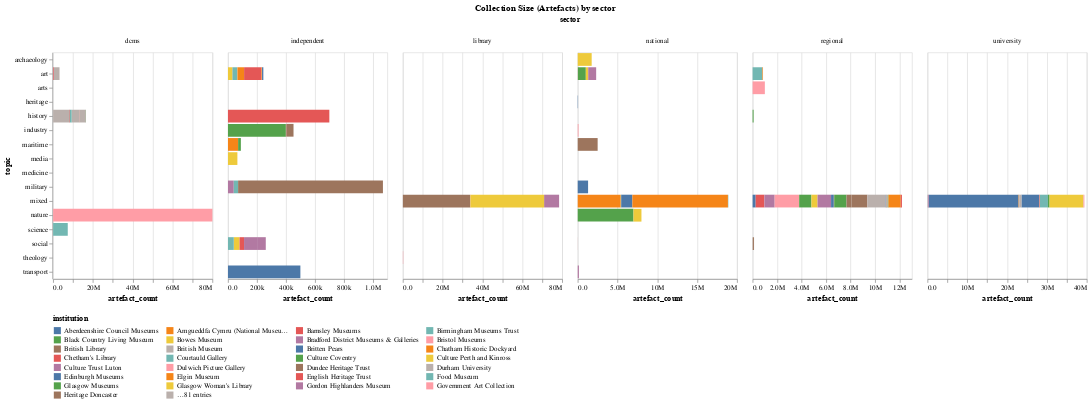

Notebook source saved alongside this figure:
### Markdown cell above
## Artefacts by sector

Showing the distribution of artefacts (a cultural heritage item of any type) on different topic held in each sector.

### Code cell
title = alt.TitleParams('Artefacts by sector', anchor='middle')
alt.Chart(artefacts_df,title=title).mark_bar().encode(
    alt.Color('institution:N', legend=alt.Legend(orient='bottom',columns=4)),
    x='artefact_count:Q',
    tooltip=['institution', 'artefact_count'],
    y='topic:N',
    column='sector'
).properties(width=225).resolve_scale(x='independent').configure(numberFormat='.2s')

# Uncertainty of level 2 - would fall if any institution was certain abnout artefacts (by 1/num_institutions)

### Figure 1 — Vega-Lite specification as saved in the notebook (floating-point values rounded to 4 significant figures)
{"config": {"view": {"continuousWidth": 300, "continuousHeight": 300}, "numberFormat": ".2s"}, "data": {"name": "data-f4253ee8e36c3615aab68e27ba9c68a5"}, "mark": {"type": "bar"}, "encoding": {"color": {"field": "institution", "legend": {"columns": 4, "orient": "bottom"}, "type": "nominal"}, "column": {"field": "sector", "type": "nominal"}, "tooltip": [{"field": "institution", "type": "nominal"}, {"field": "artefact_count", "type": "quantitative"}], "x": {"field": "artefact_count", "type": "quantitative"}, "y": {"field": "topic", "type": "nominal"}}, "resolve": {"scale": {"x": "independent"}}, "title": {"text": "Collection Size (Artefacts) by sector", "anchor": "middle"}, "width": 225, "$schema": "https://vega.github.io/schema/vega-lite/v5.17.0.json", "datasets": {"data-f4253ee8e36c3615aab68e27ba9c68a5": [{"institution": "Oxford University", "sector": "university", "type": "university", "topic": "mixed", "precision": "estimate", "artefact_count": 22530000}, {"institution": "University of Cambridge", "sector": "university", "type": "university", "topic": "mixed", "precision": "estimate", "artefact_count": 2000000}, {"institution": "Durham University", "sector": "university", "type": "university", "topic": "mixed", "precision": "estimate", "artefact_count": 106000}, {"institution": "University College London", "sector": "university", "type": "university", "topic": "mixed", "precision": "estimate", "artefact_count": 164000}, {"institution": "University of Manchester", "sector": "university", "type": "university", "topic": "mixed", "precision": "estimate", "artefact_count": 8560000}, {"institution": "King's College London", "sector": "university", "type": "university", "topic": "mixed", "precision": "estimate", "artefact_count": 200000}, {"institution": "University of Birmingham", "sector": "university", "type": "university", "topic": "mixed", "precision": "estimate", "artefact_count": 4500000}, {"institution": "Unversity of Warwick", "sector": "university", "type": "university", "topic": "mixed", "precision": "estimate", "artefact_count": 16000}, {"institution": "Manchester Metropolitan Unversity", "sector": "university", "type": "university", "topic": "mixed", "precision": "estimate", "artefact_count": 0}, {"institution": "Swansea University", "sector": "university", "type": "university", "topic": "mixed", "precision": "estimate", "artefact_count": 1700}, {"institution": "University of Brighton", "sector": "university", "type": "university", "topic": "mixed", "precision": "estimate", "artefact_count": 50000}, {"institution": "SOAS, University of London", "sector": "university", "type": "university", "topic": "mixed", "precision": "estimate", "artefact_count": 60000}, {"institution": "University of Aberdeen", "sector": "university", "type": "university", "topic": "mixed", "precision": "estimate", "artefact_count": 530000}, {"institution": "University of Bristol", "sector": "university", "type": "university", "topic": "mixed", "precision": "estimate", "artefact_count": 100000}, {"institution": "University of Leeds", "sector": "university", "type": "university", "topic": "mixed", "precision": "estimate", "artefact_count": 350000}, {"institution": "University of Sheffield", "sector": "university", "type": "university", "topic": "mixed", "precision": "estimate", "artefact_count": 30000}, {"institution": "University of St Andrews", "sector": "university", "type": "university", "topic": "mixed", "precision": "estimate", "artefact_count": 200000}, {"institution": "Royal College of Surgeons", "sector": "university", "type": "university", "topic": "medicine", "precision": "estimate", "artefact_count": 3500}, {"institution": "British Library", "sector": "library", "type": "library", "topic": "mixed", "precision": "estimate", "artefact_count": 33810000}, {"institution": "Chetham's Library", "sector": "library", "type": "library", "topic": "mixed", "precision": "estimate", "artefact_count": 121041}, {"institution": "Glasgow Woman's Library", "sector": "library", "type": "library", "topic": "mixed", "precision": "estimate", "artefact_count": 0}, {"institution": "Lambeth Palace Library", "sector": "library", "type": "library", "topic": "theology", "precision": "estimate", "artefact_count": 186200}, {"institution": "National Library of Wales", "sector": "library", "type": "library", "topic": "mixed", "precision": "estimate", "artefact_count": 7540000}, {"institution": "National Library of Scotland", "sector": "library", "type": "library", "topic": "mixed", "precision": "estimate", "artefact_count": 37000000}, {"institution": "Amgueddfa Cymru (National Museum Wales)", "sector": "national", "type": "museum", "topic": "mixed", "precision": "estimate", "artefact_count": 5319585}, {"institution": "Historic Royal Palaces", "sector": "national", "type": "building", "topic": "mixed", "precision": "estimate", "artefact_count": 60000}, {"institution": "National Football Museum", "sector": "national", "type": "museum", "topic": "mixed", "precision": "estimate", "artefact_count": 40000}, {"institution": "National Justice Museum", "sector": "national", "type": "museum", "topic": "mixed", "precision": "estimate", "artefact_count": 40000}, {"institution": "National Mining Museum Scotland", "sector": "national", "type": "museum", "topic": "industry", "precision": "estimate", "artefact_count": 100000}, {"institution": "National Museum of the Royal Navy", "sector": "national", "type": "museum", "topic": "maritime", "precision": "estimate", "artefact_count": 2500000}, {"institution": "National Museums NI", "sector": "national", "type": "museum", "topic": "mixed", "precision": "estimate", "artefact_count": 1400000}, {"institution": "National Museums Scotland", "sector": "national", "type": "museum", "topic": "mixed", "precision": "estimate", "artefact_count": 12000000}, {"institution": "National Tramway Museum", "sector": "national", "type": "museum", "topic": "mixed", "precision": "estimate", "artefact_count": 46690}, {"institution": "National Trust", "sector": "national", "type": "building", "topic": "art", "precision": "estimate", "artefact_count": 1000000}, {"institution": "National Trust for Scotland", "sector": "national", "type": "building", "topic": "art", "precision": "estimate", "artefact_count": 300000}, {"institution": "National Waterways Museum", "sector": "national", "type": "building", "topic": "transport", "precision": "estimate", "artefact_count": 150000}, {"institution": "Royal Collection Trust", "sector": "national", "type": "museum", "topic": "art", "precision": "estimate", "artefact_count": 1000000}, {"institution": "Government Art Collection", "sector": "national", "type": "museum", "topic": "art", "precision": "estimate", "artefact_count": 15000}, {"institution": "Historic Environment Scotland", "sector": "national", "type": "museum", "topic": "heritage", "precision": "estimate", "artefact_count": 41000}, {"institution": "People's History Museum", "sector": "national", "type": "museum", "topic": "social", "precision": "estimate", "artefact_count": 5680}, {"institution": "Portable Antiquities Scheme", "sector": "national", "type": "museum", "topic": "archaeology", "precision": "estimate", "artefact_count": 1751232}, {"institution": "Royal Air Force Museum", "sector": "national", "type": "museum", "topic": "military", "precision": "estimate", "artefact_count": 1300000}, {"institution": "Royal Botanic Gardens Kew", "sector": "national", "type": "museum", "topic": "nature", "precision": "estimate", "artefact_count": 7000000}, {"institution": "Royal Collection", "sector": "national", "type": "museum", "topic": "nature", "precision": "estimate", "artefact_count": 1000000}, {"institution": "Courtauld Gallery", "sector": "independent", "type": "gallery", "topic": "art", "precision": "estimate", "artefact_count": 33501}, {"institution": "Dulwich Picture Gallery", "sector": "independent", "type": "gallery", "topic": "art", "precision": "estimate", "artefact_count": 600}, {"institution": "Manchester Art Gallery", "sector": "independent", "type": "gallery", "topic": "art", "precision": "estimate", "artefact_count": 46000}, {"institution": "National Galleries Scotland", "sector": "independent", "type": "gallery", "topic": "art", "precision": "estimate", "artefact_count": 120000}, {"institution": "Bowes Museum", "sector": "independent", "type": "museum", "topic": "art", "precision": "estimate", "artefact_count": 30000}, {"institution": "Britten Pears", "sector": "independent", "type": "museum", "topic": "art", "precision": "estimate", "artefact_count": 1200}, {"institution": "Chatham Historic Dockyard", "sector": "independent", "type": "building", "topic": "maritime", "precision": "estimate", "artefact_count": 70000}, {"institution": "English Heritage Trust", "sector": "independent", "type": "building", "topic": "history", "precision": "estimate", "artefact_count": 700000}, {"institution": "Gordon Highlanders Museum", "sector": "independent", "type": "museum", "topic": "military", "precision": "estimate", "artefact_count": 40000}, {"institution": "Ironbridge Gorge Museum Trust", "sector": "independent", "type": "museum", "topic": "industry", "precision": "estimate", "artefact_count": 400000}, {"institution": "Jewish Museum London", "sector": "independent", "type": "museum", "topic": "social", "precision": "estimate", "artefact_count": 40000}, {"institution": "London Transport Museum", "sector": "independent", "type": "museum", "topic": "transport", "precision": "estimate", "artefact_count": 500000}, {"institution": "Manchester Jewish Museum", "sector": "independent", "type": "museum", "topic": "social", "precision": "estimate", "artefact_count": 31000}, {"institution": "Mary Rose Trust", "sector": "independent", "type": "museum", "topic": "maritime", "precision": "estimate", "artefact_count": 19000}, {"institution": "Media Archive for Central England (MACE)", "sector": "independent", "type": "archive", "topic": "media", "precision": "estimate", "artefact_count": 65000}, {"institution": "Food Museum", "sector": "independent", "type": "museum", "topic": "social", "precision": "estimate", "artefact_count": 40000}, {"institution": "Museum of Freemasonry", "sector": "independent", "type": "museum", "topic": "social", "precision": "estimate", "artefact_count": 90000}, {"institution": "Museum of Lead Mining", "sector": "independent", "type": "museum", "topic": "industry", "precision": "estimate", "artefact_count": 2572}, {"institution": "Museum of Scottish Railways", "sector": "independent", "type": "museum", "topic": "industry", "precision": "estimate", "artefact_count": 50000}, {"institution": "Paxton Trust", "sector": "independent", "type": "building", "topic": "art", "precision": "estimate", "artefact_count": 3754}, {"institution": "Pier Arts Centre", "sector": "independent", "type": "gallery", "topic": "art", "precision": "estimate", "artefact_count": 180}, {"institution": "Postal Museum", "sector": "independent", "type": "museum", "topic": "social", "precision": "estimate", "artefact_count": 60000}, {"institution": "Royal Artillery Museum", "sector": "independent", "type": "museum", "topic": "military", "precision": "estimate", "artefact_count": 30000}, {"institution": "Royal Engineers Museum", "sector": "independent", "type": "museum", "topic": "military", "precision": "estimate", "artefact_count": 1000000}, {"institution": "Royal Scottish Academy of Art & Architecture", "sector": "independent", "type": "museum", "topic": "art", "precision": "estimate", "artefact_count": 9000}, {"institution": "Aberdeenshire Council Museums", "sector": "regional", "type": "museum", "topic": "mixed", "precision": "estimate", "artefact_count": 250000}, {"institution": "Barnsley Museums", "sector": "regional", "type": "museum", "topic": "mixed", "precision": "estimate", "artefact_count": 711400}, {"institution": "Birmingham Museums Trust", "sector": "regional", "type": "museum", "topic": "art", "precision": "estimate", "artefact_count": 800000}, {"institution": "Black Country Living Museum", "sector": "regional", "type": "museum", "topic": "history", "precision": "estimate", "artefact_count": 80000}, {"institution": "Bradford District Museums & Galleries", "sector": "regional", "type": "museum", "topic": "mixed", "precision": "estimate", "artefact_count": 837837}, {"institution": "Bristol Museums", "sector": "regional", "type": "museum", "topic": "mixed", "precision": "estimate", "artefact_count": 2000000}, {"institution": "Culture Coventry", "sector": "regional", "type": "museum", "topic": "mixed", "precision": "estimate", "artefact_count": 1000000}, {"institution": "Culture Perth and Kinross", "sector": "regional", "type": "mixed", "topic": "mixed", "precision": "estimate", "artefact_count": 500000}, {"institution": "Culture Trust Luton", "sector": "regional", "type": "museum", "topic": "mixed", "precision": "estimate", "artefact_count": 1105051}, {"institution": "Dundee Heritage Trust", "sector": "regional", "type": "museum", "topic": "mixed", "precision": "estimate", "artefact_count": 0}, {"institution": "Elgin Museum", "sector": "regional", "type": "museum", "topic": "mixed", "precision": "estimate", "artefact_count": 36000}, {"institution": "Glasgow Museums", "sector": "regional", "type": "museum", "topic": "mixed", "precision": "estimate", "artefact_count": 1000000}, {"institution": "Heritage Doncaster", "sector": "regional", "type": "museum", "topic": "mixed", "precision": "estimate", "artefact_count": 406750}, {"institution": "Highland Folk Museum", "sector": "regional", "type": "museum", "topic": "social", "precision": "estimate", "artefact_count": 10000}, {"institution": "Leeds Museums & Galleries", "sector": "regional", "type": "museum", "topic": "mixed", "precision": "estimate", "artefact_count": 1300000}, {"institution": "Leicester Museums", "sector": "regional", "type": "museum", "topic": "mixed", "precision": "estimate", "artefact_count": 1500000}, {"institution": "Manchester Art Gallery", "sector": "regional", "type": "gallery", "topic": "art", "precision": "estimate", "artefact_count": 50000}, {"institution": "Edinburgh Museums", "sector": "regional", "type": "museum", "topic": "mixed", "precision": "estimate", "artefact_count": 220000}, {"institution": "Museums Northhumberland", "sector": "regional", "type": "museum", "topic": "mixed", "precision": "estimate", "artefact_count": 25000}, {"institution": "Northhampton Museums", "sector": "regional", "type": "museum", "topic": "mixed", "precision": "estimate", "artefact_count": 44024}, {"institution": "Orkney Museums", "sector": "regional", "type": "museum", "topic": "mixed", "precision": "estimate", "artefact_count": 100000}, {"institution": "Poole Museums", "sector": "regional", "type": "museum", "topic": "mixed", "precision": "estimate", "artefact_count": 50000}, {"institution": "Potteries Museum and Art Gallery", "sector": "regional", "type": "museum", "topic": "arts", "precision": "estimate", "artefact_count": 1000000}, {"institution": "Preston Park Museum & Grounds", "sector": "regional", "type": "museum", "topic": "social", "precision": "estimate", "artefact_count": 100000}, {"institution": "Ripon Museums", "sector": "regional", "type": "museum", "topic": "social", "precision": "estimate", "artefact_count": 9000}, {"institution": "Royal Albert Memorial Museum", "sector": "regional", "type": "museum", "topic": "mixed", "precision": "estimate", "artefact_count": 1000000}, {"institution": "Salisbury Museum", "sector": "regional", "type": "museum", "topic": "mixed", "precision": "estimate", "artefact_count": 100000}, {"institution": "Victoria & Albert Museum", "sector": "dcms", "type": "museum", "topic": "art", "precision": "estimate", "artefact_count": 2800000}, {"institution": "Science Museum Group", "sector": "dcms", "type": "museum", "topic": "science", "precision": "estimate", "artefact_count": 7360793}, {"institution": "Museum of the Home", "sector": "dcms", "type": "museum", "topic": "history", "precision": "estimate", "artefact_count": 40000}, {"institution": "Horniman Museum", "sector": "dcms", "type": "museum", "topic": "history", "precision": "estimate", "artefact_count": 350000}, {"institution": "Imperial War Museums", "sector": "dcms", "type": "museum", "topic": "history", "precision": "estimate", "artefact_count": 1000000}, {"institution": "National Gallery", "sector": "dcms", "type": "gallery", "topic": "art", "precision": "estimate", "artefact_count": 2626}, {"institution": "National Museums Liverpool", "sector": "dcms", "type": "museum", "topic": "history", "precision": "estimate", "artefact_count": 4000000}, {"institution": "National Portrait Gallery", "sector": "dcms", "type": "gallery", "topic": "art", "precision": "estimate", "artefact_count": 350000}, {"institution": "Natural History Museum", "sector": "dcms", "type": "museum", "topic": "nature", "precision": "estimate", "artefact_count": 80000000}, {"institution": "Royal Armouries", "sector": "dcms", "type": "museum", "topic": "history", "precision": "estimate", "artefact_count": 70000}, {"institution": "Royal Museums Greenwich", "sector": "dcms", "type": "museum", "topic": "history", "precision": "estimate", "artefact_count": 3000000}, {"institution": "Sir John Soane's Museum", "sector": "dcms", "type": "museum", "topic": "history", "precision": "estimate", "artefact_count": 52000}, {"institution": "Tate Gallery Group", "sector": "dcms", "type": "gallery", "topic": "art", "precision": "estimate", "artefact_count": 70000}, {"institution": "The Wallace Collection", "sector": "dcms", "type": "museum", "topic": "art", "precision": "estimate", "artefact_count": 5637}, {"institution": "British Museum", "sector": "dcms", "type": "museum", "topic": "history", "precision": "estimate", "artefact_count": 8000000}]}}
